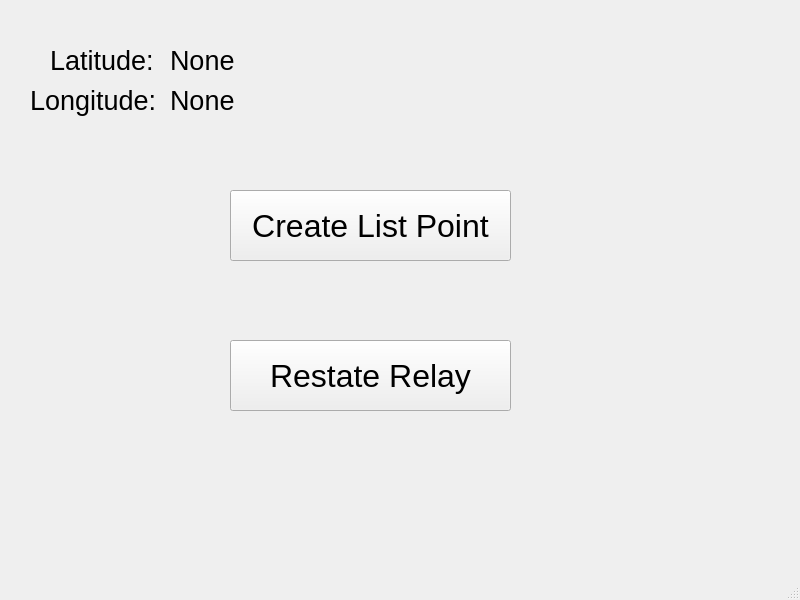
<?xml version="1.0" encoding="UTF-8"?>
<ui version="4.0">
 <class>MainWindow</class>
 <widget class="QMainWindow" name="MainWindow">
  <property name="geometry">
   <rect>
    <x>0</x>
    <y>0</y>
    <width>800</width>
    <height>600</height>
   </rect>
  </property>
  <property name="windowTitle">
   <string>MainWindow</string>
  </property>
  <widget class="QWidget" name="centralwidget">
   <widget class="QPushButton" name="bt_create_list_point">
    <property name="geometry">
     <rect>
      <x>230</x>
      <y>190</y>
      <width>281</width>
      <height>71</height>
     </rect>
    </property>
    <property name="font">
     <font>
      <pointsize>24</pointsize>
     </font>
    </property>
    <property name="text">
     <string>Create List Point</string>
    </property>
   </widget>
   <widget class="QLabel" name="label">
    <property name="geometry">
     <rect>
      <x>50</x>
      <y>40</y>
      <width>111</width>
      <height>41</height>
     </rect>
    </property>
    <property name="font">
     <font>
      <pointsize>20</pointsize>
     </font>
    </property>
    <property name="text">
     <string>Latitude:</string>
    </property>
   </widget>
   <widget class="QLabel" name="label_2">
    <property name="geometry">
     <rect>
      <x>30</x>
      <y>80</y>
      <width>131</width>
      <height>41</height>
     </rect>
    </property>
    <property name="font">
     <font>
      <pointsize>20</pointsize>
     </font>
    </property>
    <property name="text">
     <string>Longitude:</string>
    </property>
   </widget>
   <widget class="QLabel" name="lb_latitude">
    <property name="geometry">
     <rect>
      <x>170</x>
      <y>40</y>
      <width>281</width>
      <height>41</height>
     </rect>
    </property>
    <property name="font">
     <font>
      <pointsize>20</pointsize>
     </font>
    </property>
    <property name="text">
     <string>None</string>
    </property>
   </widget>
   <widget class="QLabel" name="lb_longitude">
    <property name="geometry">
     <rect>
      <x>170</x>
      <y>80</y>
      <width>281</width>
      <height>41</height>
     </rect>
    </property>
    <property name="font">
     <font>
      <pointsize>20</pointsize>
     </font>
    </property>
    <property name="text">
     <string>None</string>
    </property>
   </widget>
   <widget class="QPushButton" name="bt_restate_relay">
    <property name="geometry">
     <rect>
      <x>230</x>
      <y>340</y>
      <width>281</width>
      <height>71</height>
     </rect>
    </property>
    <property name="font">
     <font>
      <pointsize>24</pointsize>
     </font>
    </property>
    <property name="text">
     <string>Restate Relay</string>
    </property>
   </widget>
  </widget>
  <widget class="QMenuBar" name="menubar">
   <property name="geometry">
    <rect>
     <x>0</x>
     <y>0</y>
     <width>800</width>
     <height>20</height>
    </rect>
   </property>
  </widget>
  <widget class="QStatusBar" name="statusbar"/>
 </widget>
 <resources/>
 <connections/>
</ui>
